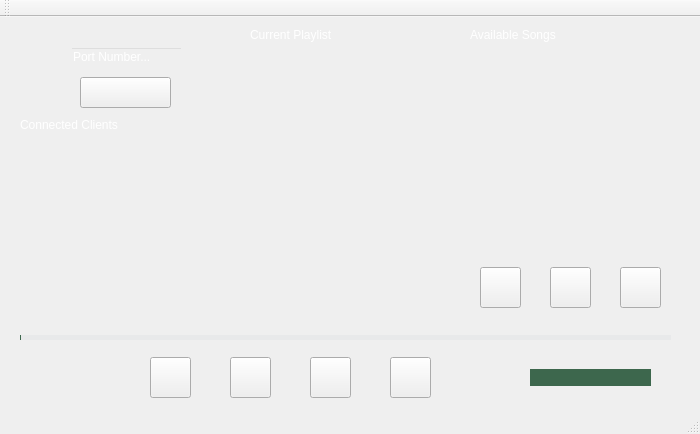
<?xml version="1.0" encoding="UTF-8"?>
<ui version="4.0">
 <class>MainWindow</class>
 <widget class="QMainWindow" name="MainWindow">
  <property name="geometry">
   <rect>
    <x>0</x>
    <y>0</y>
    <width>700</width>
    <height>434</height>
   </rect>
  </property>
  <property name="windowTitle">
   <string>MainWindow</string>
  </property>
  <property name="styleSheet">
   <string notr="true"/>
  </property>
  <widget class="QWidget" name="centralWidget">
   <widget class="QPushButton" name="playBTN">
    <property name="geometry">
     <rect>
      <x>230</x>
      <y>340</y>
      <width>41</width>
      <height>41</height>
     </rect>
    </property>
    <property name="styleSheet">
     <string notr="true">border-image:url(../assets/ui/play)</string>
    </property>
    <property name="text">
     <string/>
    </property>
   </widget>
   <widget class="QLabel" name="label_2">
    <property name="geometry">
     <rect>
      <x>470</x>
      <y>10</y>
      <width>201</width>
      <height>16</height>
     </rect>
    </property>
    <property name="styleSheet">
     <string notr="true">color:rgb(255, 255, 255);</string>
    </property>
    <property name="text">
     <string>Available Songs</string>
    </property>
   </widget>
   <widget class="QSlider" name="ProgressSlider">
    <property name="geometry">
     <rect>
      <x>20</x>
      <y>310</y>
      <width>651</width>
      <height>20</height>
     </rect>
    </property>
    <property name="styleSheet">
     <string notr="true">QSlider::groove:horizontal {
	border: #e8e9ea;
	height: 5px;
}

QSlider::add-page:qlineargradient {
	background: #e8e9ea;
}

QSlider::sub-page:qlineargradient {
	background: #3D674D;
}</string>
    </property>
    <property name="orientation">
     <enum>Qt::Horizontal</enum>
    </property>
   </widget>
   <widget class="QListView" name="listView_playlist">
    <property name="geometry">
     <rect>
      <x>250</x>
      <y>30</y>
      <width>201</width>
      <height>261</height>
     </rect>
    </property>
    <property name="styleSheet">
     <string notr="true">color:rgb(255, 255, 255);
background:transparent</string>
    </property>
   </widget>
   <widget class="QPushButton" name="rewindBTN">
    <property name="geometry">
     <rect>
      <x>150</x>
      <y>340</y>
      <width>41</width>
      <height>41</height>
     </rect>
    </property>
    <property name="styleSheet">
     <string notr="true">border-image:url(../assets/ui/rewind)</string>
    </property>
    <property name="text">
     <string/>
    </property>
   </widget>
   <widget class="QPushButton" name="addPlaylistBTN">
    <property name="geometry">
     <rect>
      <x>480</x>
      <y>250</y>
      <width>41</width>
      <height>41</height>
     </rect>
    </property>
    <property name="styleSheet">
     <string notr="true">border-image:url(../assets/ui/addSong)</string>
    </property>
    <property name="text">
     <string/>
    </property>
   </widget>
   <widget class="QPushButton" name="ffBTN">
    <property name="geometry">
     <rect>
      <x>310</x>
      <y>340</y>
      <width>41</width>
      <height>41</height>
     </rect>
    </property>
    <property name="styleSheet">
     <string notr="true">border-image:url(../assets/ui/fastforward)</string>
    </property>
    <property name="text">
     <string/>
    </property>
   </widget>
   <widget class="QLabel" name="label">
    <property name="geometry">
     <rect>
      <x>250</x>
      <y>10</y>
      <width>201</width>
      <height>16</height>
     </rect>
    </property>
    <property name="styleSheet">
     <string notr="true">color:rgb(255, 255, 255);</string>
    </property>
    <property name="text">
     <string>Current Playlist</string>
    </property>
   </widget>
   <widget class="QPushButton" name="downloadBTN">
    <property name="geometry">
     <rect>
      <x>620</x>
      <y>250</y>
      <width>41</width>
      <height>41</height>
     </rect>
    </property>
    <property name="styleSheet">
     <string notr="true">border-image:url(../assets/ui/download)</string>
    </property>
    <property name="text">
     <string/>
    </property>
   </widget>
   <widget class="QSlider" name="volumeSlider">
    <property name="geometry">
     <rect>
      <x>530</x>
      <y>340</y>
      <width>121</width>
      <height>41</height>
     </rect>
    </property>
    <property name="styleSheet">
     <string notr="true">QSlider::groove:horizontal {
	border: #e8e9ea;
	height: 17px;
}

QSlider::add-page:qlineargradient {
	background: #e8e9ea;
}

QSlider::sub-page:qlineargradient {
	background: #3D674D;
}</string>
    </property>
    <property name="value">
     <number>99</number>
    </property>
    <property name="orientation">
     <enum>Qt::Horizontal</enum>
    </property>
   </widget>
   <widget class="QLabel" name="label_3">
    <property name="geometry">
     <rect>
      <x>450</x>
      <y>320</y>
      <width>31</width>
      <height>31</height>
     </rect>
    </property>
    <property name="text">
     <string/>
    </property>
    <property name="pixmap">
     <pixmap>../assets/speaker.png</pixmap>
    </property>
    <property name="scaledContents">
     <bool>true</bool>
    </property>
   </widget>
   <widget class="QPushButton" name="uploadBTN">
    <property name="geometry">
     <rect>
      <x>550</x>
      <y>250</y>
      <width>41</width>
      <height>41</height>
     </rect>
    </property>
    <property name="styleSheet">
     <string notr="true">border-image:url(../assets/ui/upload)</string>
    </property>
    <property name="text">
     <string/>
    </property>
   </widget>
   <widget class="QPushButton" name="skipBTN">
    <property name="geometry">
     <rect>
      <x>390</x>
      <y>340</y>
      <width>41</width>
      <height>41</height>
     </rect>
    </property>
    <property name="styleSheet">
     <string notr="true">border-image:url(../assets/ui/skipTrack)</string>
    </property>
    <property name="text">
     <string/>
    </property>
   </widget>
   <widget class="QListView" name="listView_availSongs">
    <property name="geometry">
     <rect>
      <x>470</x>
      <y>30</y>
      <width>201</width>
      <height>211</height>
     </rect>
    </property>
    <property name="styleSheet">
     <string notr="true">color:rgb(255, 255, 255);
background:transparent</string>
    </property>
   </widget>
   <widget class="QLineEdit" name="serverPort">
    <property name="geometry">
     <rect>
      <x>70</x>
      <y>30</y>
      <width>113</width>
      <height>20</height>
     </rect>
    </property>
    <property name="styleSheet">
     <string notr="true">color:rgb(255, 255, 255);
border-color: rgb(0, 0, 0);
background:transparent</string>
    </property>
    <property name="text">
     <string>Port Number...</string>
    </property>
   </widget>
   <widget class="QPushButton" name="serverStartBTN">
    <property name="geometry">
     <rect>
      <x>80</x>
      <y>60</y>
      <width>91</width>
      <height>31</height>
     </rect>
    </property>
    <property name="styleSheet">
     <string notr="true">border-image:url(../assets/ui/startServer)</string>
    </property>
    <property name="text">
     <string/>
    </property>
   </widget>
   <widget class="QListView" name="listView_clientlist">
    <property name="geometry">
     <rect>
      <x>20</x>
      <y>120</y>
      <width>211</width>
      <height>171</height>
     </rect>
    </property>
    <property name="styleSheet">
     <string notr="true">color:rgb(255, 255, 255);
background:transparent</string>
    </property>
   </widget>
   <widget class="QLabel" name="label_4">
    <property name="geometry">
     <rect>
      <x>20</x>
      <y>100</y>
      <width>141</width>
      <height>16</height>
     </rect>
    </property>
    <property name="styleSheet">
     <string notr="true">color:rgb(255, 255, 255);</string>
    </property>
    <property name="text">
     <string>Connected Clients</string>
    </property>
   </widget>
   <widget class="QLabel" name="label_volume">
    <property name="geometry">
     <rect>
      <x>470</x>
      <y>340</y>
      <width>47</width>
      <height>41</height>
     </rect>
    </property>
    <property name="text">
     <string/>
    </property>
    <property name="pixmap">
     <pixmap>../assets/ui/volume.png</pixmap>
    </property>
    <property name="scaledContents">
     <bool>true</bool>
    </property>
   </widget>
  </widget>
  <widget class="QMenuBar" name="menuBar">
   <property name="geometry">
    <rect>
     <x>0</x>
     <y>0</y>
     <width>700</width>
     <height>19</height>
    </rect>
   </property>
  </widget>
  <widget class="QToolBar" name="mainToolBar">
   <attribute name="toolBarArea">
    <enum>TopToolBarArea</enum>
   </attribute>
   <attribute name="toolBarBreak">
    <bool>false</bool>
   </attribute>
  </widget>
  <widget class="QStatusBar" name="statusBar"/>
 </widget>
 <layoutdefault spacing="6" margin="11"/>
 <resources/>
 <connections/>
</ui>
